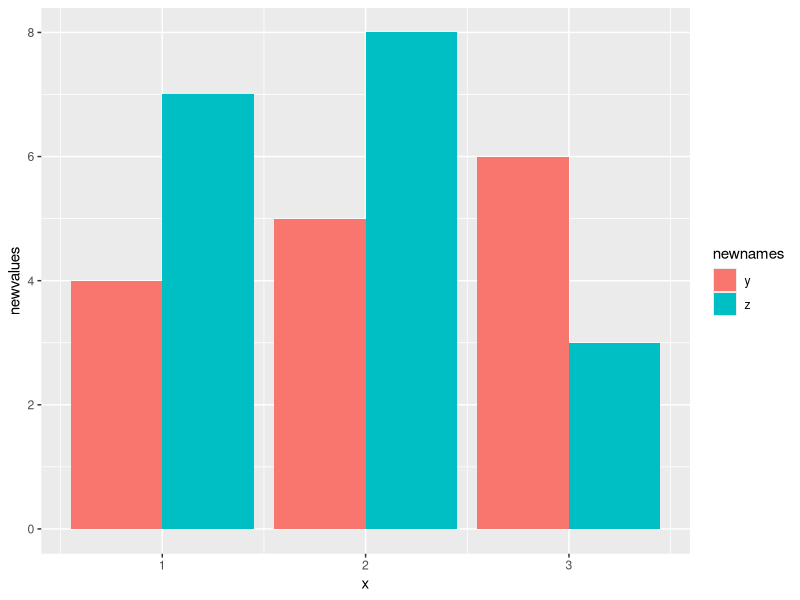
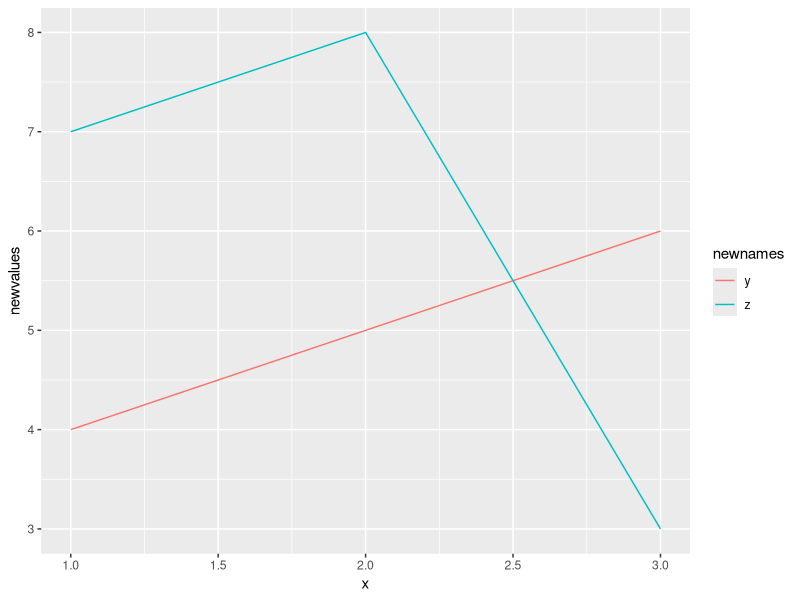

Generate these figures, in order, with R:
## ---- chunk 1

knitr::opts_chunk$set(echo = TRUE)

## ---- chunk 2

library(ggplot2) # beautiful graphs

library(tidyr) # tidy data

## ---- chunk 3

x <- c(1,2,3) # independent variable

y <- c(4,5,6) # first outcome

z <- c(7,8,3) # second outcome

mydata <- tibble(x,y,z)

mydata # replay mydata

## ---- chunk 4

myReshapedData <- mydata %>% pivot_longer(2:3, # values to pivot or reshape
                                          names_to = "newnames", # names will be
                                          values_to = "newvalues") # values will be

myReshapedData # replay myReshapedData

## ---- chunk 5

ggplot(myReshapedData, # data I am using
       aes(x = x, # x is newnames
           y = newvalues, # y is newvalues
           fill = newnames)) + # fill is newnames
  geom_bar(stat = "identity", # y is actual bar height
           position = position_dodge()) # unstack bars

## ---- chunk 6

ggplot(myReshapedData, # data I am using
       aes(x = x, # x is x
           y = newvalues, # y is value
           color = newnames, # color is key
           group = newnames)) + # line needs a group aesthetic
  geom_line()

